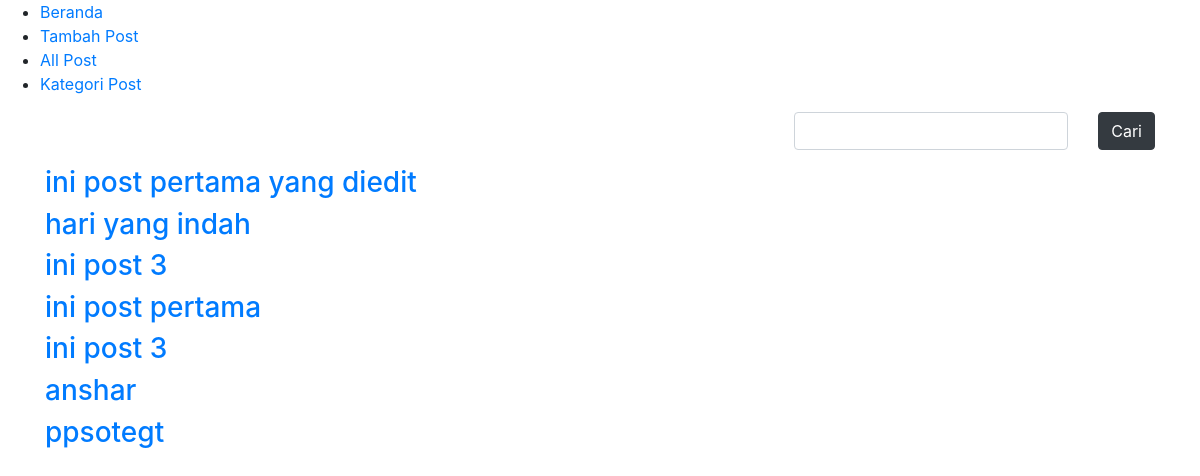
Page /post/ on the committed database.
### app.py (models this page shows)
class Blog(dbku.Model):
    idPost = dbku.Column(dbku.Integer, primary_key=True)
    judulPost = dbku.Column(dbku.String(50), nullable=False)
    kontenPost = dbku.Column(dbku.String(2000))
    kategoriPost = dbku.Column(dbku.String(50))
    tanggalPost = dbku.Column(dbku.DateTime, default=datetime.today())

### app.py (the view)
@app.route('/post/')
def semua_post():
    semua_post = Blog.query.all()
    return render_template('blog/allpost.html', semuapost = semua_post, titlepage='All Post')

### templates/blog/allpost.html
{% extends 'base.html' %}
{% block content %}
<div class="row">
    <div class="col my-3">
        {% for post in semuapost %}
        <a href="{{ url_for('detail_post', id=post.idPost ) }}"><h3>{{post.judulPost}}</h3></a>
        {% endfor %}
    </div>
</div>
{% endblock content %}

### rows in the picture
Blog: judulPost "ini post pertama yang diedit"
Blog: judulPost "hari yang indah"
Blog: judulPost "ini post 3"
Blog: judulPost "ini post pertama"
Blog: judulPost "ini post 3"
Blog: judulPost "anshar"
Blog: judulPost "ppsotegt"
